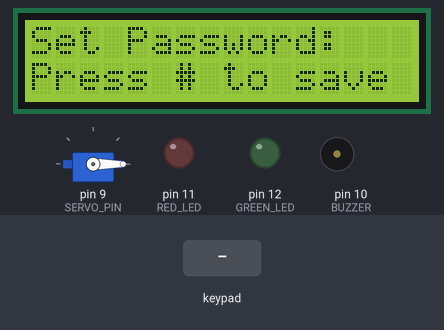
Bench run of a sketch on a simulated Arduino Uno, built with avr-gcc and run on an emulated ATmega328P. Parts: servo, 16×2 character LCD, output pins drawn as LEDs (lit = HIGH), buzzer (waves = sounding). The test bench sets the inputs (shaded band).

Above: at 1.2 s.
1.3 s: keypad keys 6 7 8 1 3 # pressed 0.4 s apart
At 3.8 s:
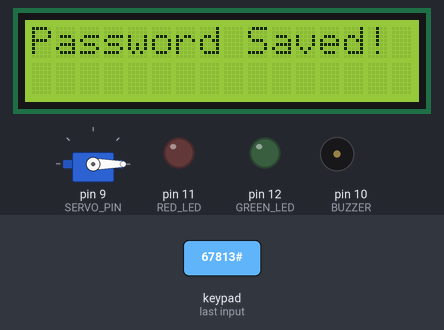
5.2 s: key '#' pressed
At 6.4 s:
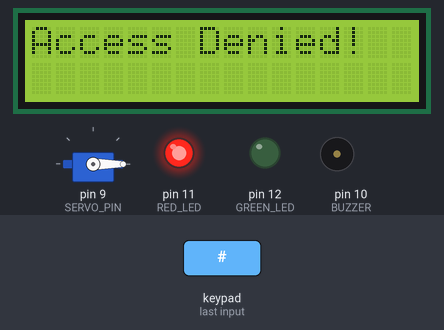
8.2 s: keypad keys 6 7 8 1 3 A pressed 0.4 s apart
At 11.0 s:
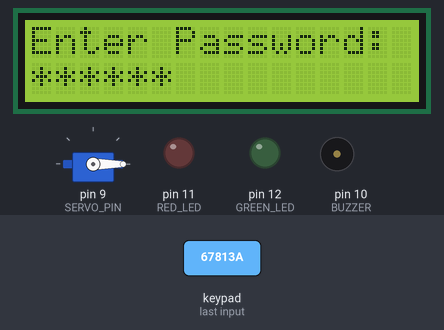
12.1 s: keypad keys 6 7 8 1 3 D pressed 0.4 s apart
At 15.5 s:
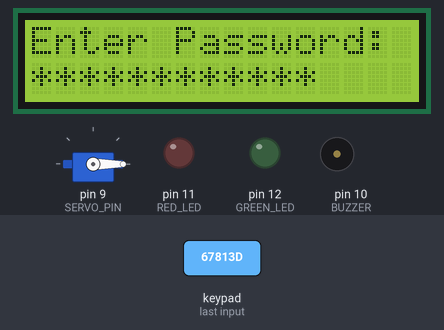
16.0 s: key '1' pressed
At 16.8 s:
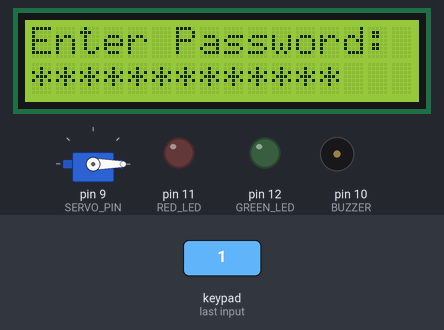
17.5 s: key '2' pressed
At 18.0 s:
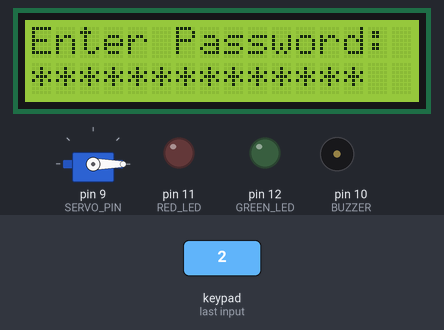
Timing chart, 0 to 20.0 s (numbered marks = the images above; inputs shaded):
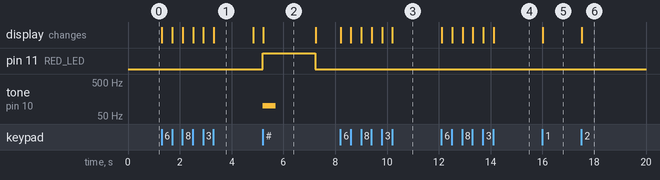

Measured:
- after the input at 1.3 s, the display: first changes at once (image 1 shows a later state)
- after the input at 5.2 s, pin 11 (RED_LED): LOW → HIGH at once, → LOW 2.0 s later; tone on pin 10 (BUZZER): silent → 100 Hz at once, → silent 0.50 s later; the display: changes at once (image 2)
- after the input at 8.2 s, the display: first changes at once (image 3 shows a later state)
- after the input at 12.1 s, the display: first changes at once (image 4 shows a later state)
- after the input at 16.0 s, the display: changes at once (image 5)
- after the input at 17.5 s, the display: changes at once (image 6)
- what the display in image 1 shows lasts 1.5 s, from 3.3 s to 4.8 s

The sketch:

gate_control.ino
```cpp
#include <Keypad.h>
#include <Servo.h>
#include <LiquidCrystal_I2C.h>

// --- LCD ---
LiquidCrystal_I2C lcd(0x20, 16, 2);

// --- Servo ---
Servo gateServo;
const int SERVO_PIN = 9;

// --- LEDs and Buzzer ---
const int RED_LED   = 11;
const int GREEN_LED = 12;
const int BUZZER    = 10;

// --- Keypad ---
const byte ROWS = 4;
const byte COLS = 4;
char keys[ROWS][COLS] = {
  {'1','2','3','A'},
  {'4','5','6','B'},
  {'7','8','9','C'},
  {'*','0','#','D'}
};
byte rowPins[ROWS] = {2,3,4,5};
byte colPins[COLS] = {6,7,8,13};
Keypad keypad = Keypad(makeKeymap(keys), rowPins, colPins, ROWS, COLS);

// --- Password Variables ---
String setPassword = ""; // user-set password
String input = "";
bool passwordSet = false;

void setup() {
  Serial.begin(115200);

  gateServo.attach(SERVO_PIN);
  gateServo.write(0); // Gate closed

  pinMode(RED_LED, OUTPUT);
  pinMode(GREEN_LED, OUTPUT);
  pinMode(BUZZER, OUTPUT);

  // LCD
  lcd.init();
  lcd.backlight();
  lcd.setCursor(0,0);
  lcd.print("Set Password:");
  lcd.setCursor(0,1);
  lcd.print("Press # to save");
}

// --- Helper Functions ---
void grantAccess() {
  digitalWrite(GREEN_LED, HIGH);
  gateServo.write(90); // Open gate
  lcd.clear(); lcd.print("Access Granted");
  delay(3000);
  gateServo.write(0); // Close gate
  digitalWrite(GREEN_LED, LOW);
  lcd.clear(); lcd.print("Enter Password:");
}

void denyAccess() {
  digitalWrite(RED_LED, HIGH);
  tone(BUZZER, 100, 500);
  lcd.clear(); lcd.print("Access Denied!");
  delay(2000);
  digitalWrite(RED_LED, LOW);
  lcd.clear(); lcd.print("Enter Password:");
}

void clearInput() {
  input = "";
  lcd.clear();
  if (!passwordSet) lcd.print("Set Password:");
  else lcd.print("Enter Password:");
}

void loop() {
  char key = keypad.getKey();
  if (!key) return;

  if (!passwordSet) {
    // --- Setting Password ---
    if (key == '#') {
      passwordSet = true;
      lcd.clear(); lcd.print("Password Saved!");
      delay(1500);
      lcd.clear(); lcd.print("Enter Password:");
    }
    else if (key == '*') {
      setPassword = "";
      lcd.clear(); lcd.print("Cleared!");
      delay(1000);
      lcd.clear(); lcd.print("Set Password:");
    }
    else {
      setPassword += key;
      lcd.setCursor(0,1); lcd.print(setPassword);
    }
  }
  else {
    // --- Password Verification ---
    if (key == '#') {
      if (input == setPassword) grantAccess();
      else denyAccess();
      input = "";
    }
    else if (key == '*') clearInput();
    else {
      input += key;
      lcd.setCursor(0,1);
	  for (int i = 0; i < input.length(); i++) lcd.print('*');
    }
  }
}
```
